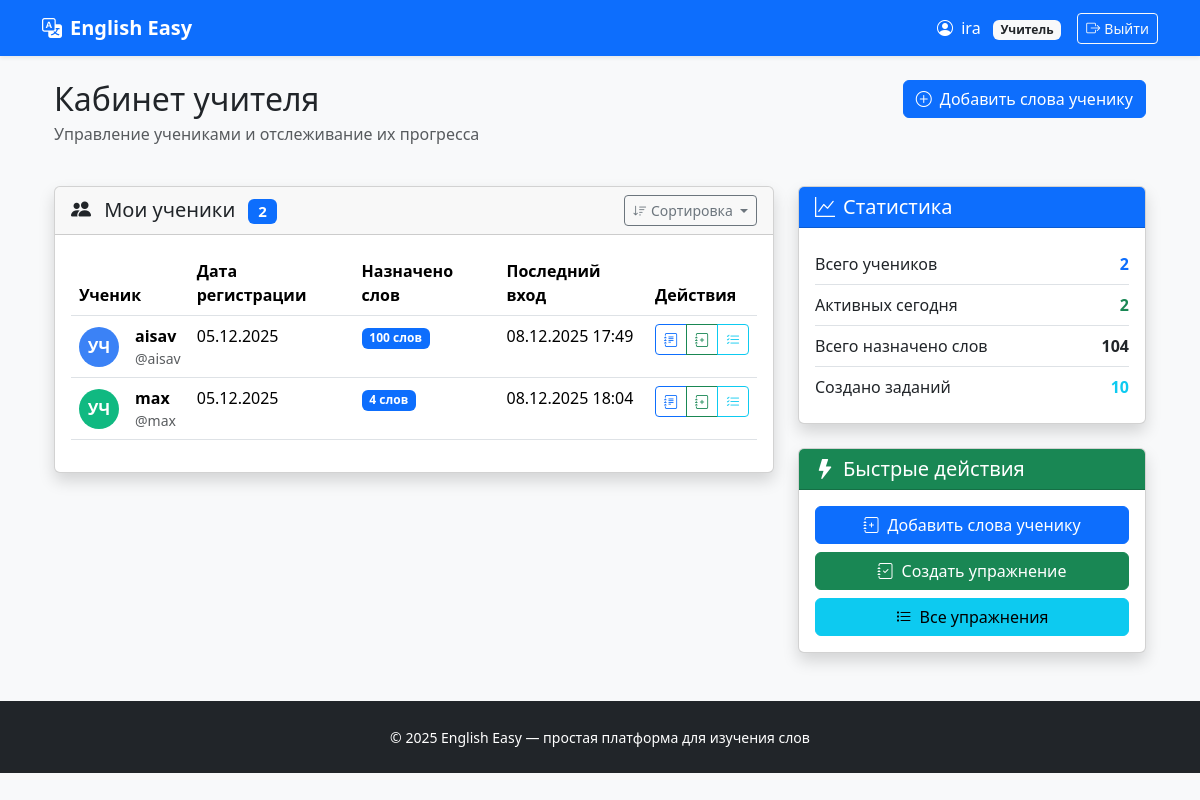
The page /dashboard/teacher/ (signed in) on the database as committed earlier.
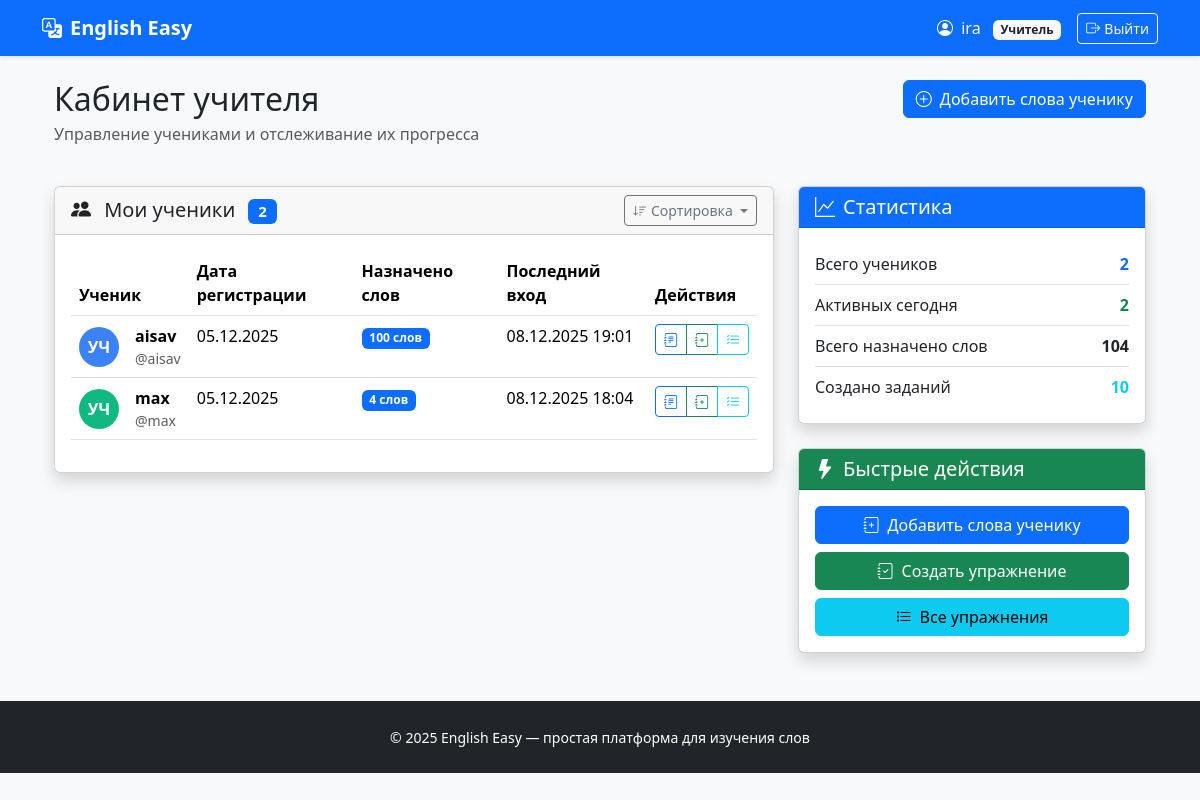
The same page on the database as committed later.
### users/models.py (models this page shows, shortened)
class User(AbstractUser):
    ROLE_CHOICES = (
        ('teacher', 'Учитель'),
        ('student', 'Ученик'),
    )
    role = models.CharField(max_length=10, choices=ROLE_CHOICES, default='student')
    def is_teacher(self):
        return self.role == 'teacher'

### dashboard/views.py (the view)
# urls.py: path('teacher/', views.teacher_dashboard, name='teacher'),
@login_required
def teacher_dashboard(request):
    if not request.user.is_teacher():
        return redirect('dashboard:home')
    students = User.objects.filter(role='student')
    total_words = 0
    active_today_count = 0
    today = date.today()
    for student in students:
        total_words += student.assigned_words.count()
        if student.last_login and student.last_login.date() == today:
            active_today_count += 1
    context = {
        'students': students,
        'total_words': total_words,
        'active_today_count': active_today_count,
        'today': today,
    }
    return render(request, 'dashboard/teacher.html', context)

### dashboard/templates/dashboard/teacher.html (shortened to what the changed rows need)
{% extends 'base.html' %}
{% block content %}
    <div class="container-fluid mt-4">
        <div class="row mb-4">
            <div class="col">
                <h1 class="h2 mb-1">Кабинет учителя</h1>
            </div>
        </div>
        {% if students %}
            <div class="row">
                <div class="col-md-8">
                    <div class="card shadow">
                        <div class="card-body">
                            <div class="table-responsive">
                                <table class="table table-hover" id="studentsTable">
                                    <thead>
                                    <tr>
                                        <th>Ученик</th>
                                        <th>Дата регистрации</th>
                                        <th>Назначено слов</th>
                                        <th>Последний вход</th>
                                        <th>Действия</th>
                                    </tr>
                                    </thead>
                                    <tbody>
                                    {% for student in students %}
                                        <tr>
                                            <td>
                                                <div class="d-flex align-items-center">
                                                    <div class="avatar-circle me-3"
                                                         style="background-color: {% cycle '#3B82F6' '#10B981' '#F59E0B' '#EF4444' '#8B5CF6' %}; width: 40px; height: 40px;">
                                                <span class="avatar-text" style="font-size: 1rem;">
                                                    {{ student.first_name|first|default:"У" }}{{ student.last_name|first|default:"Ч" }}
                                                </span>
                                                    </div>
                                                    <div>
                                                        <strong>{{ student.get_full_name|default:student.username }}</strong>
                                                        <div class="text-muted small">@{{ student.username }}</div>
                                                    </div>
                                                </div>
                                            </td>
                                            <td>{{ student.date_joined|date:"d.m.Y" }}</td>
                                            <td>
                                        <span class="badge bg-primary">
                                            {{ student.assigned_words.count }} слов
                                        </span>
                                            </td>
                                            <td>
                                                {% if student.last_login %}
                                                    {{ student.last_login|date:"d.m.Y H:i" }}
                                                {% else %}
                                                    <span class="text-muted">Еще не входил</span>
                                                {% endif %}
                                            </td>
                                            <td>
                                                <div class="btn-group btn-group-sm">
                                                    <a href="{% url 'vocabulary:teacher_panel' student.id %}"
                                                       class="btn btn-outline-primary" title="Управление словами">
                                                        <i class="bi bi-journal-text"></i>
                                                    </a>
                                                    <a href="{% url 'exercises:select_type_for_student' student.id %}"
                                                       class="btn btn-outline-success" title="Создать задание">
                                                        <i class="bi bi-journal-plus"></i>
                                                    </a>
                                                    <a href="{% url 'exercises:teacher_exercises_for_student' student.id %}"
                                                       class="btn btn-outline-info" title="Просмотр заданий">
                                                        <i class="bi bi-list-check"></i>
                                                    </a>
                                                </div>
                                            </td>
                                        </tr>
                                    {% endfor %}
                                    </tbody>
                                </table>
                            </div>
                        </div>
                    </div>
                </div>
            </div>
        {% endif %}
    </div>
{% endblock %}

Rows that differ between the two databases and show on the page:
changed User "aisav": last_login "08.12.2025 17:49" → "08.12.2025 19:01"
